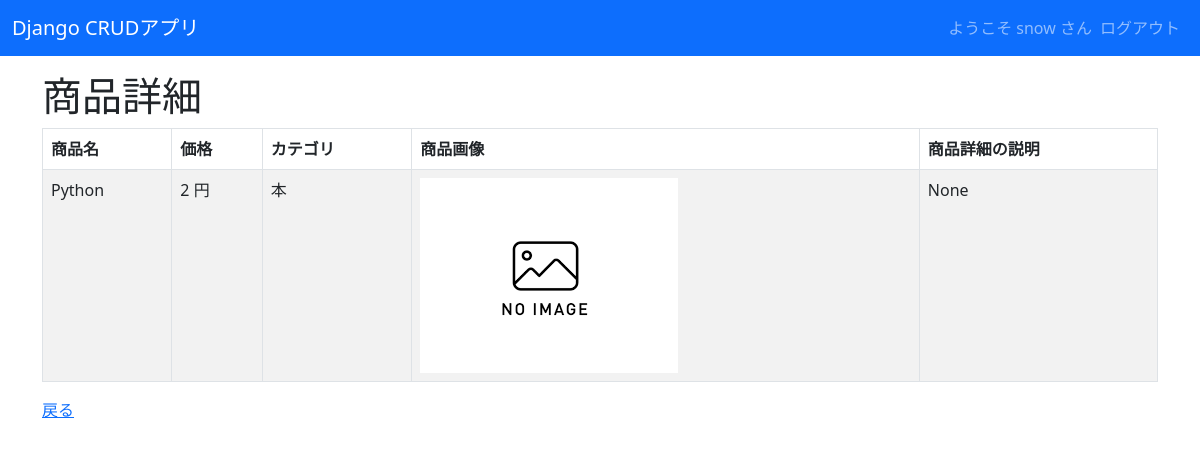
The app's page /crud/detail/1 (signed in) with its own data.
### crud/models.py (models this page shows, shortened)
class Product(models.Model):
    name = models.CharField(max_length=200)
    price = models.PositiveIntegerField()
    category = models.ForeignKey(Category, on_delete=models.CASCADE)
    img = models.ImageField(blank=True, default='noImage.png')
    detail = models.TextField(blank=True, null=True)

class Category(models.Model):
    name = models.CharField(max_length=200)
    def __str__(self):
        return self.name

### crud/views.py (the view)
# urls.py: path('crud/detail/<int:pk>', views.ProductDetailView.as_view(), name="detail"),
class ProductDetailView(LoginRequiredMixin, DetailView):
     model = Product
     success_url = reverse_lazy('list')

### crud/templates/crud/product_detail.html (shortened to what this page needs)
{% extends "base.html" %}
{% block content %}
<h1>商品詳細</h1>
<table class="table table-striped table-hover table-bordered">
    <thead>
        <tr>
            <th>商品名</th>
            <th>価格</th>
            <th>カテゴリ</th>
            <th>商品画像</th>
            <th>商品詳細の説明</th>
        </tr>
    </thead>
    <tr>
        <td>{{ product.name }}</td>
        <td>{{ product.price }} 円</td>
        <td>{{ product.category }}</td>
        <td><img src="{{ product.img.url }}" style="width:100px height:auto;"></td>
        <td>{{ product.detail | linebreaksbr }}</td>
    </tr>
</table>
<a href="{% url 'list' %}">戻る</a>
{% endblock %}

### crud/templates/base.html (shortened to what this page needs)
<!DOCTYPE html>
<html lang="ja">
<head>
    <link href="https://cdn.jsdelivr.net/npm/bootstrap@5.3.0-alpha3/dist/css/bootstrap.min.css" rel="stylesheet">
</head>
<body>
    <nav class="navbar navbar-expand-lg navbar-dark bg-primary" style="margin-bottom: 1rem;">
        <div class="container-fluid">
            <a class="navbar-brand" href="{% url 'list' %}">Django CRUDアプリ</a>
            <div class="collapse navbar-collapse" id="navbarNav">
                <ul class="navbar-nav ms-auto">
                    {% if request.user.is_authenticated %}
                    <span class="navbar-text">
                        ようこそ {{ user.get_username }} さん
                    </span>
                    <li class="nav-item">
                        <form action="{% url 'logout' %}" method="post">
                            <input class="nav-link" type="submit" value="ログアウト">
                        </form>
                    </li>
                    {% else %}
                    <li class="nav-item">
                        <a class="nav-link" href="{% url 'login' %}">ログイン</a>
                    </li>
                    {% endif %}
                </ul>
            </div>
        </div>
    </nav>
    <div class="container">
        {% block content %}コンテンツ{% endblock %}
    </div>
</body>
</html>

### records on screen
Product: name "Python", price "2", category "本", img (placeholder picture), detail "None"

### other values on screen
{{ user.get_username }} "snow"
